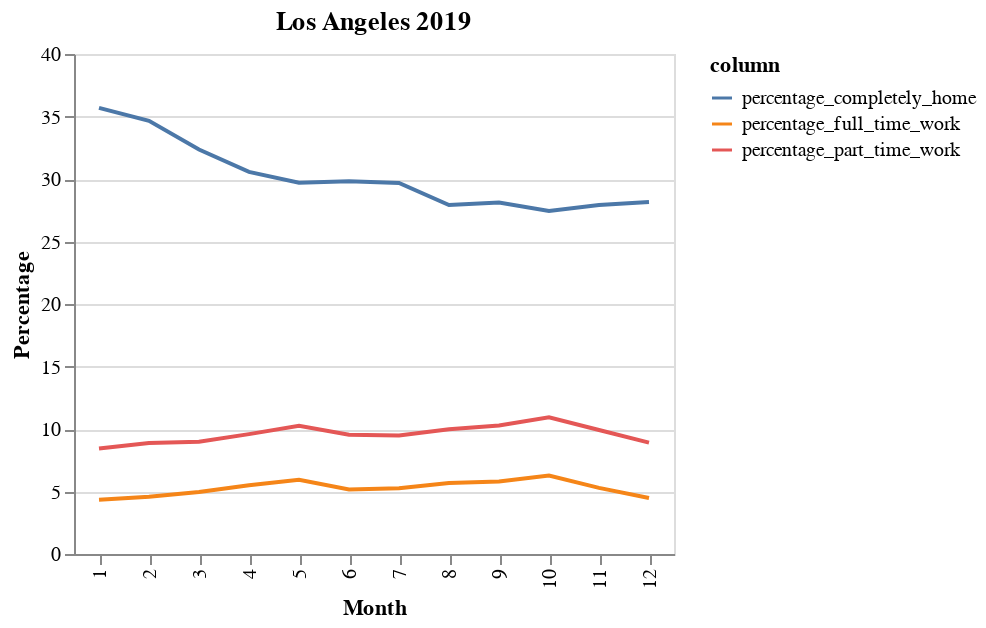

The notebook cell this image was saved under:
### Code cell
#Visualising percentage_devices mobility

title = '{} {}'.format(city,year)
alt.Chart(d, title=title).mark_line().encode(
    x=alt.X('month:O', title='Month'),
    y=alt.Y('value:Q', type='quantitative', title='Percentage'),
    color='column:N'
).properties(
    width=300,
    height=250
).interactive()

### Figure 1 — Vega-Lite specification as saved in the notebook (floating-point values rounded to 4 significant figures)
{"config": {"view": {"continuousWidth": 400, "continuousHeight": 300}}, "data": {"values": [{"month": 1, "column": "percentage_completely_home", "value": 35.69}, {"month": 2, "column": "percentage_completely_home", "value": 34.65}, {"month": 3, "column": "percentage_completely_home", "value": 32.36}, {"month": 4, "column": "percentage_completely_home", "value": 30.57}, {"month": 5, "column": "percentage_completely_home", "value": 29.7}, {"month": 6, "column": "percentage_completely_home", "value": 29.83}, {"month": 7, "column": "percentage_completely_home", "value": 29.68}, {"month": 8, "column": "percentage_completely_home", "value": 27.92}, {"month": 9, "column": "percentage_completely_home", "value": 28.12}, {"month": 10, "column": "percentage_completely_home", "value": 27.45}, {"month": 11, "column": "percentage_completely_home", "value": 27.91}, {"month": 12, "column": "percentage_completely_home", "value": 28.16}, {"month": 1, "column": "percentage_part_time_work", "value": 8.441}, {"month": 2, "column": "percentage_part_time_work", "value": 8.886}, {"month": 3, "column": "percentage_part_time_work", "value": 8.979}, {"month": 4, "column": "percentage_part_time_work", "value": 9.589}, {"month": 5, "column": "percentage_part_time_work", "value": 10.25}, {"month": 6, "column": "percentage_part_time_work", "value": 9.546}, {"month": 7, "column": "percentage_part_time_work", "value": 9.487}, {"month": 8, "column": "percentage_part_time_work", "value": 9.982}, {"month": 9, "column": "percentage_part_time_work", "value": 10.29}, {"month": 10, "column": "percentage_part_time_work", "value": 10.94}, {"month": 11, "column": "percentage_part_time_work", "value": 9.916}, {"month": 12, "column": "percentage_part_time_work", "value": 8.908}, {"month": 1, "column": "percentage_full_time_work", "value": 4.331}, {"month": 2, "column": "percentage_full_time_work", "value": 4.58}, {"month": 3, "column": "percentage_full_time_work", "value": 4.952}, {"month": 4, "column": "percentage_full_time_work", "value": 5.498}, {"month": 5, "column": "percentage_full_time_work", "value": 5.935}, {"month": 6, "column": "percentage_full_time_work", "value": 5.168}, {"month": 7, "column": "percentage_full_time_work", "value": 5.259}, {"month": 8, "column": "percentage_full_time_work", "value": 5.679}, {"month": 9, "column": "percentage_full_time_work", "value": 5.794}, {"month": 10, "column": "percentage_full_time_work", "value": 6.278}, {"month": 11, "column": "percentage_full_time_work", "value": 5.292}, {"month": 12, "column": "percentage_full_time_work", "value": 4.478}]}, "mark": "line", "encoding": {"color": {"type": "nominal", "field": "column"}, "x": {"type": "ordinal", "field": "month", "title": "Month"}, "y": {"type": "quantitative", "field": "value", "title": "Percentage"}}, "height": 250, "selection": {"selector002": {"type": "interval", "bind": "scales", "encodings": ["x", "y"]}}, "title": "Los Angeles 2019", "width": 300, "$schema": "https://vega.github.io/schema/vega-lite/v4.8.1.json"}
